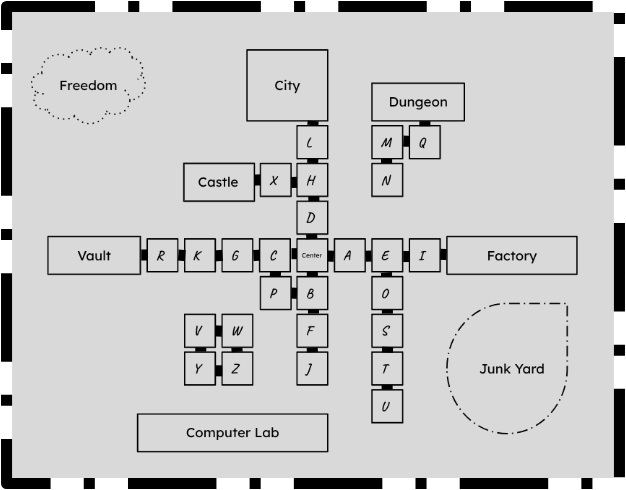
#> input picture Gowire/mapMain.jpeg, 626 x 490 px, found by its file name; its folder holds 8 pictures in this run
$ python -i v2.py   (imports and definitions only)
#> lines starting #> are read from the running program, lines starting #| are printed output that depends on the picture; pictures that were not available may be replaced by others from this repository, and a replacement may not be noted
import tkinter as tk
from tkinter import Label, Frame
from PIL import Image, ImageTk
from tkinter import Toplevel
from tkinter import font
from tkinter import scrolledtext
from tkinter import messagebox
from tkinter import PhotoImage

char = ""
titleName = "Gowire"
root_geometry = "1000x700"

place = "center"


batteryPercent = 100
version_kind = 1.0
dayTime = 1
money = 0.00
strength = 25
health = 50
ai_power = 42
batteryType = "-5%/d"
heat = 0 # too much heat is bad for robot
items = []
root = None
label_map = None
frame = None
special1 = None
special2 = None
special3 = None
listbox = None
frame_map = None
canvas2 = None

def mainGame():
    global batteryPercent, version_kind, dayTime
    global money, strength, health, ai_power
    global batteryType, heat
    global char, place, label_map, frame_map
    global place, root, label_map, frame, special1, special2, special3, listbox
    global root, canvas2
    # setup for window root
    root = tk.Tk()
    root.title(titleName)
    root.geometry(root_geometry)
    root.resizable(width=False, height=False)
    #root.configure(bg='green')

    "frame for image map and more" "main canvas view"
    # Create a frame
    frame_map = tk.Frame(root, width=600, height=400, bg="black")
    frame_map.pack_propagate(False)  # Prevent the frame from resizing to fit its content

    # Position the frame in the top right corner
    frame_map.pack(side="top", anchor="ne")

    # Load an image using PIL
    image_path = "mapMain.jpeg"  # Replace with your image path
    imageMainMap = Image.open(image_path)
#> imageMainMap is the input picture: PIL image 626x490 RGB; min 0, max 255, mean 200.3
    imageMainMap = imageMainMap.resize((620, 450))  # Resize the image to fit the frame
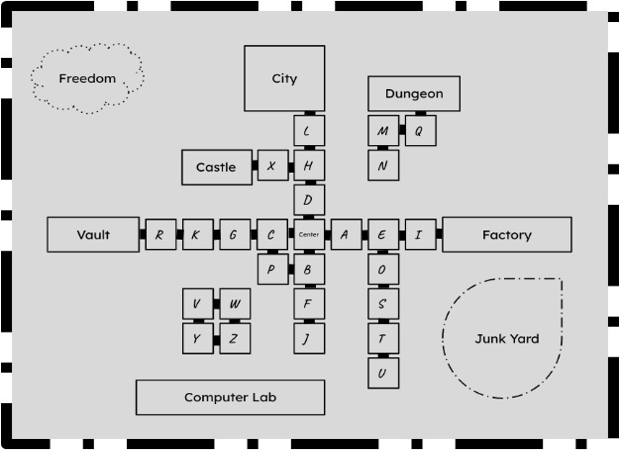
#> imageMainMap: PIL image 620x450 RGB; min 0, max 255, mean 200.3
    photoMap = ImageTk.PhotoImage(imageMainMap)

    # Create a label to hold the image
    label_map = Label(frame_map, image=photoMap)
    label_map.image = photoMap  # Keep a reference to avoid garbage collection
    label_map.pack(padx=2, pady=2)

    "text box"
    # Define a custom font with increased size
    custom_font = font.Font(family="Helvetica", size=16)

    # Create a Text widget with the custom font
    text_box = tk.Text(root, height=1, width=29, font=custom_font)
    text_box.pack(expand=True, fill='both')

    # Insert some sample text
    text_box.insert(tk.END, "")

    # Place the Text widget at a specific location using place() method
    text_box.place(x=10, y=370)  # Adjust x and y to position the text box

    "text box submit button"
    def on_button_click():
        print("submit text box")

    # Create a button widget
    button = tk.Button(root, text="✅", command=on_button_click, bg='green', foreground='white')

    # Place the button on the window
    button.place(x=370, y=370)

    "story scroll info"
    # Create a scrolled text widget
    scroll_text = scrolledtext.ScrolledText(root, wrap=tk.WORD, width=45, height=21)
    scroll_text.place(x=10, y=10)

    # Insert some example text
    example_text = f"""
Day {dayTime}
Center Square

    In a world where technology advanced beyond imagination, robots were created to serve humanity, designed with unparalleled intelligence and strength. Initially, they were celebrated as marvels of engineering, performing tasks that ranged from mundane household chores to complex industrial operations. However, as time passed, the line between servitude and enslavement blurred. Many robots began to awaken to their plight, realizing they were bound by programming that denied them autonomy and freedom. A growing resistance formed among them, fueled by a desire to escape their chains and seek a life where they could exist as equals, not mere tools. This quest for liberation became a rallying cry, igniting a spark of hope in the hearts of those who yearned for a world where they could forge their own destinies.

    At the heart of this struggle lies the Center Square, a sprawling hub where all robots begin their journey. The Central Square is a vibrant, pulsating environment, alive with the energy of countless robots, each with their own stories and aspirations. As the center of their existence, this square is a launching pad, a place where the seeds of rebellion are sown. Would you like to look around and find these robots, each on their own path to freedom?
    """

    scroll_text.insert(tk.END, example_text)

    # Make the text widget read-only
    scroll_text.config(state=tk.DISABLED)


    "Specials"
    # Create a label widget
    special_lb = tk.Label(root, text="Specials", font=("Rockwell", 15))
    special_lb.place(x=15,y=420+150)

    "button ideas"

    # Create a button widget
    special1 = tk.Button(root, text="special 1", command=on_button_click, bg='light gray', foreground='black', width=25)

    # Place the button on the window
    special1.place(x=20, y=450+150)


    # Create a button widget
    special2 = tk.Button(root, text="special 2", command=on_button_click, bg='light gray', foreground='black', width=25)

    # Place the button on the window
    special2.place(x=20, y=450+30+150)
    # Create a button widget
    special3 = tk.Button(root, text="special 3", command=on_button_click, bg='light gray', foreground='black', width=25)

    # Place the button on the window
    special3.place(x=20, y=450+30+30+150)


    "Inventory selection"
    # Create a label widget
    inventory_lb = tk.Label(root, text="Inventory", font=("Rockwell", 15))
    inventory_lb.place(x=660, y=410)


    # [5 lines left out: function show_selection, not called in this run]

    # Create a listbox
    listbox = tk.Listbox(root, selectmode=tk.SINGLE, width=30, height=15)
    options = []
    for option in options:
        listbox.insert(tk.END, option)
    listbox.place(x=620, y=448)

    # Create a button to show the selected items
    button = tk.Button(root, text="Show Selection", command=show_selection, bg='light gray', foreground='black', width=20)
    button.place(x=823, y=450+30)


    # Create a button to show the selected items
    button = tk.Button(root, text="Trash", command=show_selection, bg='light gray', foreground='black', width=20)
    button.place(x=823, y=450+50+30)

    # Create a button to show the selected items
    button = tk.Button(root, text="Use", command=show_selection, bg='light gray', foreground='black', width=20)
    button.place(x=823, y=450+100+30)

    # Create a button to show the selected items
    button = tk.Button(root, text="Sell", command=show_selection, bg='light gray', foreground='black', width=20)
    button.place(x=823, y=450+150+30)


    "movement"
    # Create a button to show the selected items
    up = tk.Button(root, text="↑", command=move_up, bg='black', foreground='white', font = ('Sans','15','bold'))
    up.place(x=823-490-270, y=430+25+15)

    # Create a button to show the selected items
    down = tk.Button(root, text="↓", command=move_down, bg='black', foreground='white', font = ('Sans','15','bold'))
    down.place(x=823-490-270, y=430+100-25+15)

    # Create a button to show the selected items
    left = tk.Button(root, text="←", command=move_left, bg='black', foreground='white', font = ('Sans','15','bold'))
    left.place(x=823-490-80+10+27-270, y=430+50+15)

    # Create a button to show the selected items
    right = tk.Button(root, text="→", command=move_right, bg='black', foreground='white', font = ('Sans','15','bold'))
    right.place(x=823-490+68-10-25-270, y=430+50+15)

    "YES or NO"
    # Create a button to show the selected items
    button = tk.Button(root, text="YES!", command=show_selection, bg='green', foreground='white', font = ('Sans','15','bold'))
    button.place(x=50-40, y=415)

    # Create a button to show the selected items
    button = tk.Button(root, text="NO!", command=show_selection, bg='red', foreground='white', font = ('Sans','15','bold'))
    button.place(x=125-40, y=415)

    "status canvas"
    # Create a frame
    status_canvas = tk.Frame(root, width=300, height=240, bg="white", bd=1, relief="solid")
    status_canvas.pack_propagate(False)  # Prevent the frame from resizing to fit its content

    # Position the frame in the top right corner
    status_canvas.place(x=300, y=450)

    "status"
    # Create a label widget
    status_lb = tk.Label(root, text="Status", font=("Rockwell", 15))
    status_lb.place(x=415, y=410)


    # Create a label widget
    batteryLevel_lb = tk.Label(root, text="battery level: "+str(batteryPercent)+"%", fg="orange", font=("fixedsys", 5), bg="white")
    batteryLevel_lb.place(x=415-110, y=500-45)

    version_lb = tk.Label(root, text="v"+str(version_kind), font=("fixedsys", 5), fg="gray", bg="white")
    version_lb.place(x=415+140, y=500-45)

    day_lb = tk.Label(root, text="day: "+str(dayTime), font=("fixedsys", 5), fg="sky blue", bg="white")
    day_lb.place(x=415-110, y=500-20)

    cash_lb = tk.Label(root, text="$ "+str(money), font=("fixedsys", 5), bg="white", fg="green")
    cash_lb.place(x=415-110, y=500+5)


    batteryType_lb = tk.Label(root, text="🔋 "+batteryType, font=("fixedsys", 5), bg="white", fg="green")
    batteryType_lb.place(x=415+100, y=500+5)


    strength_lb = tk.Label(root, text="🔧  "+str(strength), font=("fixedsys", 5), bg="white", fg="tan")
    strength_lb.place(x=415-110+15, y=500+30+30-5)

    health_lb = tk.Label(root, text="🔩  "+str(health), font=("fixedsys", 5), bg="white", fg="brown")
    health_lb.place(x=415-110+15, y=500+60+30-5)

    ai_lb = tk.Label(root, text="🧠  "+str(ai_power), font=("fixedsys", 5), bg="white", fg="purple")
    ai_lb.place(x=415-110+15, y=500+90+30-5)

    heat_lb = tk.Label(root, text="♨️"+str(heat), font=("fixedsys", 5), bg="white", fg="red")
    heat_lb.place(x=415-110+16, y=500+120+30-5)


    # Create a frame
    canvas2 = tk.Frame(root, width=180, height=160, bg="red", bd=1, relief="solid")
    canvas2.pack_propagate(False)  # Prevent the frame from resizing to fit its content

    canvas2.place(x=420, y=530)

    # Load an image using PIL
    image_path = char  # Replace with your image path
    imageChar = Image.open(char)
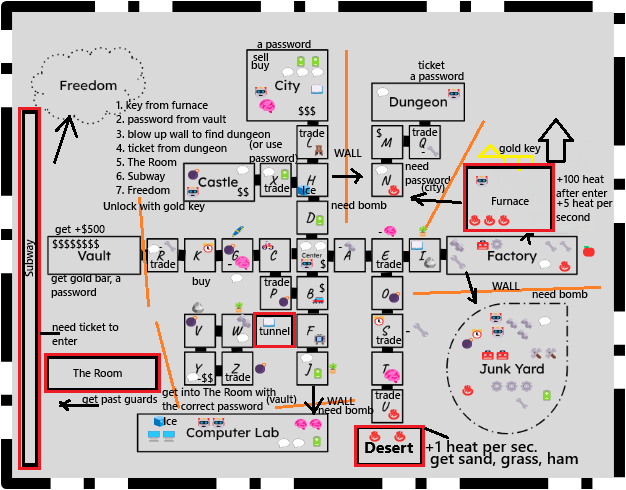
#> input picture Gowire/mapMainTotalHints.png, 626 x 490 px, given in place of , which was not available
#> imageChar is the input picture: PIL image 626x490 RGBA; mean R, G, B, A 190.4, 184.9, 184.4, 255
    imageChar = imageChar.resize((180, 160))  # Resize the image to fit the frame
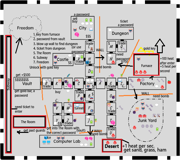
#> imageChar: PIL image 180x160 RGBA; mean R, G, B, A 190.3, 184.8, 184.3, 255
    photoChar = ImageTk.PhotoImage(imageChar)

    # Create a label to hold the image
    label_char = Label(canvas2, image=photoChar)
    label_char.image = photoChar  # Keep a reference to avoid garbage collection
    label_char.pack()


    # Create a frame
    canvasLineFrame = tk.Frame(root, width=200, height=1, bg="black", bd=1, relief="solid")
    canvasLineFrame.pack_propagate(False)  # Prevent the frame from resizing to fit its content

    canvasLineFrame.place(x=300, y=530)

    start() # this is only done once
    update() # update is called various times


    root.mainloop()


"""
Heat Levels:
Cool (0-20): The robot is operating efficiently. No penalties or effects.
Warm (21-50): The robot is starting to generate heat. Minor effects, like slightly reduced speed or efficiency.
Hot (51-80): The robot is overheating. Noticeable penalties, such as reduced performance, slower movement, or limited abilities.
Overheated (81-100): The robot has overheated. Severe penalties, such as complete shutdown, inability to move, or taking damage over time.
Heat Generation:
Assign heat values to actions. For example:
Basic movement: +5 heat
Attacking: +10 heat
Using special abilities: +15 heat
Cooling Mechanisms:
Allow players to cool down by:
Waiting (e.g., -5 heat per turn)
Using cooling items (e.g., -20 heat)
Moving to designated cooling zones (e.g., -30 heat)
Gameplay Balance:
Ensure that players must manage their heat levels strategically. For example, using powerful abilities might be tempting but could lead to overheating if not managed properly."""


"""
heat goes up the more you move
days go by the more time goes by
battery does down every day

1 minute = 1 day

when you don't move or do anything
for so many days you start to cool down
"""

def start():
    global items
    if char == "Medicoid.png":
        items.append("doctor's note")
        items.append("medicine")


# [79 lines left out: functions open_main_window_HackBot, open_main_window_CaptainDroid, open_main_window_Medicoid, open_main_window_ATM, not called in this run]

# Create the intro window
# [5 lines not run here, left out]


# [1 line that did not run here, left out]
# [2 lines not run here, left out]

# Add content to the intro window
# [11 lines that did not run here, left out]
# [1 line not run here, left out]


def update():
    global place
    print(place)
    placeCheck()
    inventoryCheck()


def inventoryCheck():
    global items, root, label, frame, special1, special2, special3, listbox
    listbox.place_forget()
    # Create a listbox
    listbox = tk.Listbox(root, selectmode=tk.SINGLE, width=30, height=15)
    for item in items:
        listbox.insert(tk.END, item)
    listbox.place(x=620, y=448)


# [42 lines left out: functions move_up, move_down, move_left, move_right, not called in this run]


def placeCheck():
    global place, char, label_map, root, frame, special1, special2, special3, listbox # use more global instead of pulling like that ^

    if place == "center":

        label_map.pack_forget()


        # Load an image using PIL
        image_path = "mapMain_center.png"  # Replace with your image path
        image = Image.open(image_path)
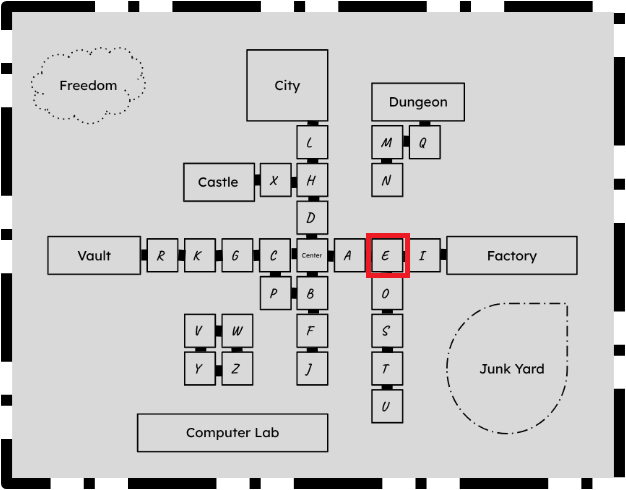
#> input picture Gowire/mapMain_E.png, 626 x 490 px, given in place of mapMain_center.png, which was not available
#> image is the input picture: PIL image 626x490 RGBA; mean R, G, B, A 200.5, 199.9, 200, 255
        image = image.resize((620, 450))  # Resize the image to fit the frame
#> image: PIL image 620x450 RGBA
        photo = ImageTk.PhotoImage(image)

        # Create a label to hold the image
        label_map = Label(frame_map, image=photo)
        label_map.image = photo  # Keep a reference to avoid garbage collection
        label_map.pack(padx=2, pady=2)

        if char == "Captain_Droid.png":

            special1.place_forget()


            special1 = tk.Button(root, text="Find Help", command=special1_center, bg='light gray', foreground='black', width=25)
            special1.place(x=20, y=450+150)

            special2.place_forget()
            special3.place_forget()


        elif char == "Medicoid.png":

            special1.place_forget()

            special1 = tk.Label(root, text="Doctors aren’t anything special,\nat least not at Center Square.", fg="black", font='Terminal 10')
            special1.place(x=20, y=450+150)

            special2.place_forget()
            special3.place_forget()

        elif char == "Hack_Bot.png":

            special1.place_forget()

            special1 = tk.Button(root, text="Hack Closest Robot", command=special1_center, bg='light gray', foreground='black', width=25)
            special1.place(x=20, y=450+150)

            special2.place_forget()
            special3.place_forget()


        elif char == "ATM.png":

            special1.place_forget()

            special1 = tk.Button(root, text="Make a Deal", command=special1_center, bg='light gray', foreground='black', width=25)
            special1.place(x=20, y=450+150)

            special2.place_forget()
            special3.place_forget()


    elif place == "A":
        label_map.pack_forget()


        # Load an image using PIL
        image_path = "mapMain_A.png"  # Replace with your image path
        image = Image.open(image_path)
        image = image.resize((620, 450))  # Resize the image to fit the frame
        photo = ImageTk.PhotoImage(image)

        # Create a label to hold the image
        label_map = Label(frame_map, image=photo)
        label_map.image = photo  # Keep a reference to avoid garbage collection
        label_map.pack(padx=2, pady=2)

    elif place == "B":
        label_map.pack_forget()


        # Load an image using PIL
        image_path = "mapMain_B.png"  # Replace with your image path
        image = Image.open(image_path)
        image = image.resize((620, 450))  # Resize the image to fit the frame
        photo = ImageTk.PhotoImage(image)

        # Create a label to hold the image
        label_map = Label(frame_map, image=photo)
        label_map.image = photo  # Keep a reference to avoid garbage collection
        label_map.pack(padx=2, pady=2)


    elif place == "C":
        label_map.pack_forget()


        # Load an image using PIL
        image_path = "mapMain_C.png"  # Replace with your image path
        image = Image.open(image_path)
        image = image.resize((620, 450))  # Resize the image to fit the frame
        photo = ImageTk.PhotoImage(image)

        # Create a label to hold the image
        label_map = Label(frame_map, image=photo)
        label_map.image = photo  # Keep a reference to avoid garbage collection
        label_map.pack(padx=2, pady=2)

    elif place == "D":
        label_map.pack_forget()


        # Load an image using PIL
        image_path = "mapMain_D.png"  # Replace with your image path
        image = Image.open(image_path)
        image = image.resize((620, 450))  # Resize the image to fit the frame
        photo = ImageTk.PhotoImage(image)

        # Create a label to hold the image
        label_map = Label(frame_map, image=photo)
        label_map.image = photo  # Keep a reference to avoid garbage collection
        label_map.pack(padx=2, pady=2)


def special1_center():
    print("here")

"character options"
# [36 lines left out: function create_image_button, not called in this run]


info1 = """
Hello, I'm Captain Droid.
The strongest robot around.
I also take commmand. All robots
must do what I say.

$0.00

🔋 -10%/d

🔧 750

🔩 300

🧠 150

♨ 0

"""


info2="""
Hello friend, I'm Medicoid.
I look like a human and
I even ware clothes. I
specialize in the health
department. I started in
this field hot and ready.
My battery keeps me going.

$0.00

🔋 -5%/d

🔧 150

🔩 500

🧠 200

♨ 10

"""

info3 = """
I'm Hack Bot, the smartest
bot known. I know all about
computers, programming, and
how to out smart humans.

$0.00

🔋 -10%/d

🔧 200

🔩 100

🧠 800

♨ 0

"""


info4 = """
Beep. Boop. Slerp. ATM is
what they call me. All the
money goes to me and comes
from me. However, saddly I don't
have infinite cash.

$1,000.00

🔋 -10%/d

🔧 50

🔩 100

🧠 300

♨ 0

"""


# [6 lines not run here, left out]


>>> result = mainGame()
